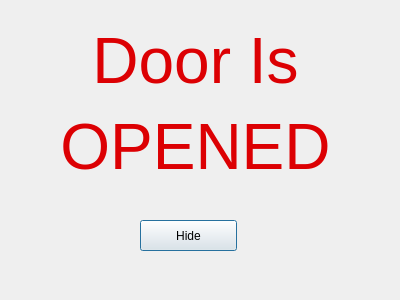
<?xml version="1.0" encoding="UTF-8"?>
<ui version="4.0">
 <class>Dialog</class>
 <widget class="QDialog" name="Dialog">
  <property name="geometry">
   <rect>
    <x>0</x>
    <y>0</y>
    <width>400</width>
    <height>300</height>
   </rect>
  </property>
  <property name="windowTitle">
   <string>Dialog</string>
  </property>
  <widget class="QLabel" name="label">
   <property name="geometry">
    <rect>
     <x>30</x>
     <y>0</y>
     <width>331</width>
     <height>211</height>
    </rect>
   </property>
   <property name="font">
    <font>
     <pointsize>50</pointsize>
    </font>
   </property>
   <property name="text">
    <string>&lt;html&gt;&lt;head/&gt;&lt;body&gt;&lt;p align=&quot;center&quot;&gt;&lt;span style=&quot; font-size:48pt; color:#dc0003;&quot;&gt;Door Is&lt;/span&gt;&lt;/p&gt;&lt;p align=&quot;center&quot;&gt;&lt;span style=&quot; font-size:48pt; color:#dc0003;&quot;&gt;OPENED&lt;/span&gt;&lt;/p&gt;&lt;/body&gt;&lt;/html&gt;</string>
   </property>
  </widget>
  <widget class="QPushButton" name="pushButton">
   <property name="geometry">
    <rect>
     <x>140</x>
     <y>220</y>
     <width>97</width>
     <height>31</height>
    </rect>
   </property>
   <property name="text">
    <string>Hide</string>
   </property>
  </widget>
 </widget>
 <layoutdefault spacing="6" margin="11"/>
 <resources/>
 <connections>
  <connection>
   <sender>pushButton</sender>
   <signal>clicked()</signal>
   <receiver>Dialog</receiver>
   <slot>hide()</slot>
   <hints>
    <hint type="sourcelabel">
     <x>188</x>
     <y>235</y>
    </hint>
    <hint type="destinationlabel">
     <x>199</x>
     <y>149</y>
    </hint>
   </hints>
  </connection>
 </connections>
</ui>
